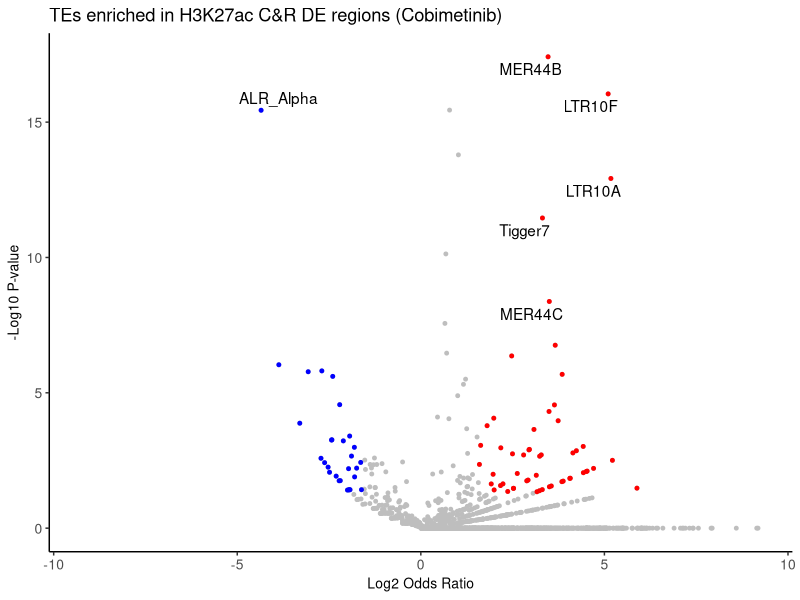

Write the R code that produced this figure.
library("ggplot2")
library("ggrepel")

# Read in the table
giggle_CnR_cobi <- read.table("DE_regions_H3K27ac_CnR_cobimetinib_giggle_results.tab", header=TRUE, sep="\t", row.names=1)
head(giggle_CnR_cobi)

# Fix the column names that got right-shifted
colnames(giggle_CnR_cobi) = c("repeat_family_size", "overlaps", "odds_ratio", "fishers_two_tail", "fishers_left_tail", "fishers_right_tail", "giggle_score")
giggle_CnR_cobi[,ncol(giggle_CnR_cobi)] <- NULL
head(giggle_CnR_cobi)

# Subset the most enriched/depleted TEs (for labelling on the plot)
labelsEnriched = subset(giggle_CnR_cobi, fishers_two_tail<0.00000005 & odds_ratio>9)
nrow(labelsEnriched)
rownames(labelsEnriched)

labelsDepleted = subset(giggle_CnR_cobi, fishers_two_tail<0.0000005 & odds_ratio<0.1)
nrow(labelsDepleted)
rownames(labelsDepleted)

# Plot volcano
ggplot(giggle_CnR_cobi, aes(log2(odds_ratio),-log10(fishers_two_tail)), colour="grey") +
  scale_color_discrete(name='Labels') +
  theme_classic() +
  labs(y="-Log10 P-value", x="Log2 Odds Ratio") +
  ggtitle("TEs enriched in H3K27ac C&R DE regions (Cobimetinib)") +
  # Set all dots to grey
  geom_point(data=giggle_CnR_cobi, colour="grey", size=1) +
  # Change dot colour to red (enriched) or blue (depleted) based on odds ratio and pval cutoffs
  geom_point(data=giggle_CnR_cobi[which(giggle_CnR_cobi$odds_ratio>3 & giggle_CnR_cobi$fishers_two_tail<0.05),], colour="red", size=1) +
  geom_point(data=giggle_CnR_cobi[which(giggle_CnR_cobi$odds_ratio<(1/3) & giggle_CnR_cobi$fishers_two_tail<0.05),], colour="blue", size=1) +
  # Add labels to the most enriched/depleted points
  geom_text_repel(data=labelsEnriched, mapping=aes(log2(odds_ratio),-log10(fishers_two_tail),label=rownames(labelsEnriched)), force=1) +
  geom_text_repel(data=labelsDepleted, mapping=aes(log2(odds_ratio),-log10(fishers_two_tail),label=rownames(labelsDepleted)), force=1) +
  xlim(-9.2,9.2) +
  theme(text=element_text(size=11,family="Helvetica"), 
        axis.text.x=element_text(size=10,family="Helvetica"),
        axis.text.y=element_text(size=10,family="Helvetica"),
        axis.title.x=element_text(size=10,family="Helvetica"),
        axis.title.y=element_text(size=10,family="Helvetica"))
